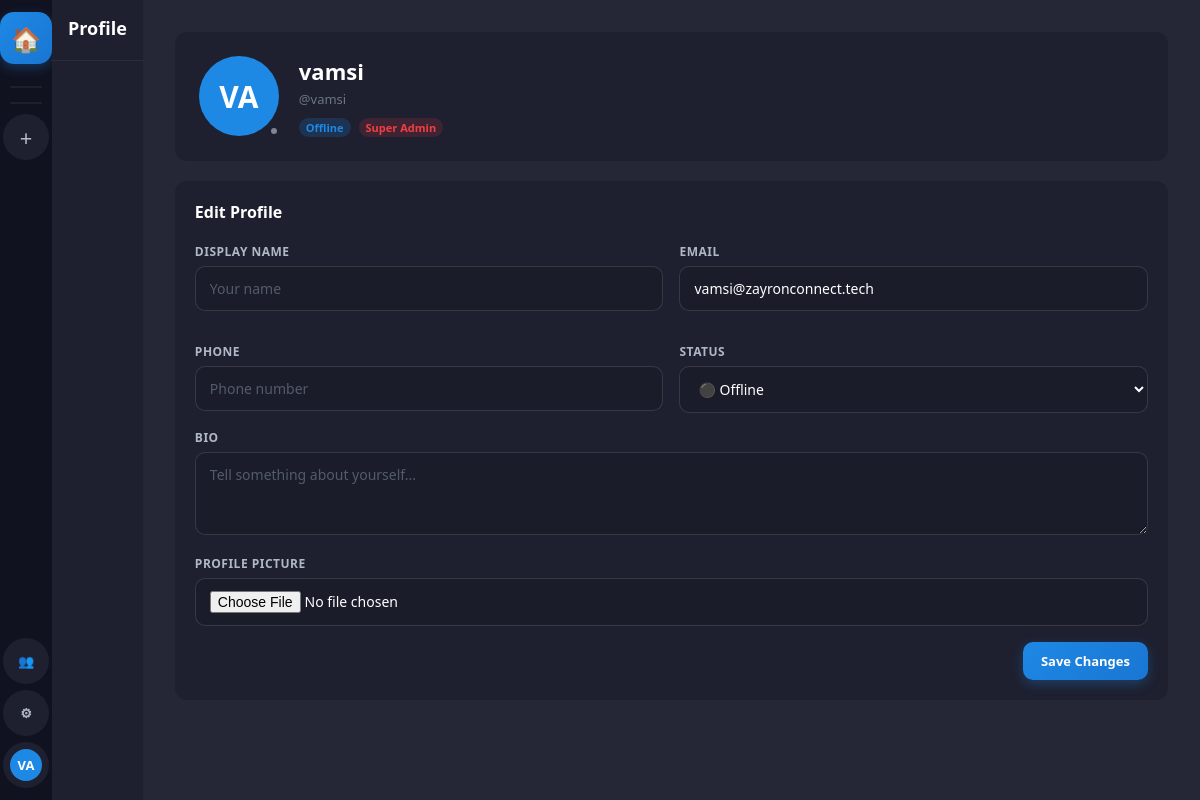
The page /profile/ (signed in) on the database its author committed.
### accounts/models.py (models this page shows, shortened)
class User(AbstractUser):
    ROLE_CHOICES = [
        ('super_admin', 'Super Admin'),
        ('hr', 'HR'),
        ('employee', 'Employee'),
    ]
    STATUS_CHOICES = [
        ('online', 'Online'),
        ('offline', 'Offline'),
        ('busy', 'Busy'),
        ('away', 'Away'),
    ]
    display_name = models.CharField(max_length=100, blank=True)
    avatar = models.ImageField(upload_to='avatars/', null=True, blank=True)
    is_super_admin = models.BooleanField(default=False)  # Legacy, kept for compatibility
    role = models.CharField(max_length=20, default='employee', choices=ROLE_CHOICES)
    status = models.CharField(max_length=20, default='offline', choices=STATUS_CHOICES)
    bio = models.TextField(blank=True)
    phone = models.CharField(max_length=20, blank=True)
    created_by = models.ForeignKey('self', on_delete=models.SET_NULL, null=True, blank=True, related_name='created_users')
    can_manage_users = models.BooleanField(default=False)  # Control access to user creation
    can_create_projects = models.BooleanField(default=False)  # Control access to project creation
    must_change_password = models.BooleanField(default=False)  # Force password change on first login
    class Meta:
        db_table = 'zc_users'
    def get_display_name(self):
        return self.display_name or self.get_full_name() or self.username
    def get_status_color(self):
        return {
            'online': '#23a55a',
            'offline': '#80848e',
            'busy': '#f23f43',
            'away': '#f0b232',
        }.get(self.status, '#80848e')
    def get_initials(self):
        name = self.get_display_name()
        parts = name.split()
        if len(parts) >= 2:
            return (parts[0][0] + parts[1][0]).upper()
        return name[:2].upper() if name else 'U'

### accounts/views.py (the view)
# urls.py: path('profile/', views.profile_view, name='profile'),
@login_required
def profile_view(request, username=None):
    profile_user = get_object_or_404(User, username=username) if username else request.user
    is_own = profile_user == request.user
    form = ProfileForm(instance=profile_user)
    if request.method == 'POST' and is_own:
        form = ProfileForm(request.POST, request.FILES, instance=request.user)
        if form.is_valid():
            form.save()
            messages.success(request, 'Profile updated successfully!')
            return redirect('profile')
    common_projects = []
    all_projects = []
    try:
        all_projects = list(request.user.projects.filter(is_active=True))
        if not is_own:
            my_projects = set(request.user.projects.values_list('id', flat=True))
            common_projects = list(profile_user.projects.filter(id__in=my_projects))
    except Exception:
        all_projects = []
        common_projects = []
    return render(request, 'accounts/profile.html', {
        'profile_user': profile_user,
        'form': form,
        'is_own': is_own,
        'common_projects': common_projects,
        'all_projects': all_projects,
    })

### accounts/forms.py
class ProfileForm(forms.ModelForm):
    class Meta:
        model = User
        fields = ('display_name', 'email', 'bio', 'phone', 'avatar', 'status')
        widgets = {
            'bio': forms.Textarea(attrs={'rows': 3, 'placeholder': 'Tell something about yourself...'}),
            'phone': forms.TextInput(attrs={'placeholder': 'Phone number'}),
            'display_name': forms.TextInput(attrs={'placeholder': 'Display name'}),
        }

### templates/accounts/profile.html (shortened to what this page needs)
{% extends 'base.html' %}
{% block sidebar %}
<nav class="sidebar-channels">
  <div class="sc-header">
    <h2>Profile</h2>
  </div>
  <div class="sc-body">
  </div>
</nav>
{% endblock %}
{% block content %}
<div class="dashboard-content">
  <div class="profile-header">
    <div class="avatar-wrap">
      <div class="avatar avatar-80" style="background:var(--accent)">
        {% if profile_user.avatar %}
          <img src="{{ profile_user.avatar.url }}" alt="">
        {% else %}
          {{ profile_user.get_initials }}
        {% endif %}
      </div>
      <div class="status-dot" style="background:{{ profile_user.get_status_color }};border-color:var(--bg-sidebar-r)"></div>
    </div>
    <div class="profile-info" style="flex:1">
      <h2>{{ profile_user.get_display_name }}</h2>
      <p style="color:var(--text-3)">@{{ profile_user.username }}</p>
      <div style="display:flex;gap:8px;margin-top:10px;align-items:center;flex-wrap:wrap">
        <span class="badge badge-accent">{{ profile_user.get_status_display }}</span>
        {% if profile_user.is_super_admin %}<span class="badge badge-danger">Super Admin</span>{% endif %}
      </div>
    </div>
  </div>
  {% if is_own %}
  <div style="background:var(--bg-sidebar-r);border-radius:12px;padding:20px">
    <h4 style="font-size:16px;font-weight:700;margin-bottom:20px">Edit Profile</h4>
    <form method="POST" enctype="multipart/form-data" action="/profile/">
      <div style="display:grid;grid-template-columns:1fr 1fr;gap:16px">
        <div class="form-group">
          <label class="form-label">Display Name</label>
          <input type="text" name="display_name" class="form-control" value="{{ form.display_name.value|default:'' }}" placeholder="Your name">
        </div>
        <div class="form-group">
          <label class="form-label">Email</label>
          <input type="email" name="email" class="form-control" value="{{ form.email.value|default:'' }}">
        </div>
        <div class="form-group">
          <label class="form-label">Phone</label>
          <input type="text" name="phone" class="form-control" value="{{ form.phone.value|default:'' }}" placeholder="Phone number">
        </div>
        <div class="form-group">
          <label class="form-label">Status</label>
          <select name="status" class="form-control">
            <option value="offline" {% if profile_user.status == 'offline' %}selected{% endif %}>⚫ Offline</option>
          </select>
        </div>
      </div>
      <div class="form-group">
        <label class="form-label">Bio</label>
        <textarea name="bio" class="form-control" rows="3" placeholder="Tell something about yourself...">{{ form.bio.value|default:'' }}</textarea>
      </div>
      <div class="form-group">
        <label class="form-label">Profile Picture</label>
        <input type="file" name="avatar" class="form-control" accept="image/*">
      </div>
      <div style="display:flex;gap:8px;justify-content:flex-end">
        <button type="submit" class="btn btn-primary">Save Changes</button>
      </div>
    </form>
  </div>
  {% endif %}
</div>
{% endblock %}

### templates/base.html (shortened to what this page needs)
<!DOCTYPE html>
<html lang="en">
<head>
<link rel="stylesheet" href="/static/css/main.css">
</head>
<body>
<div class="app-shell">
  <nav class="sidebar-projects" id="sidebar-projects">
    <a href="/dashboard/" class="sp-btn sp-logo" title="Home" onclick="location.reload(); return true">🏠</a>
    <div class="sp-divider"></div>
    <div class="sp-divider"></div>
    {% if user.role == 'super_admin' or user.role == 'hr' or user.can_create_projects %}
    <a href="/project/create/" class="sp-btn" title="New Project">
      <span style="font-size:22px;font-weight:300">+</span>
    </a>
    {% endif %}
    {% if user.role == 'super_admin' or user.role == 'hr' or user.can_manage_users %}
    <a href="{% url 'user_management_unified' %}" class="sp-btn" title="User Management">
      👥
    </a>
    {% endif %}
    {% if user.is_super_admin or user.is_staff %}
    <a href="/admin-panel/" class="sp-btn" title="Admin Panel">
      ⚙
    </a>
    {% endif %}
    <a href="/profile/" class="sp-btn" title="Profile">
      <div class="avatar avatar-32" style="background:var(--accent)">{{ user.get_initials }}</div>
    </a>
  </nav>
  {% block sidebar %}{% endblock %}
  <main class="main-content" id="main-content">
    {% block content %}{% endblock %}
  </main>
</div>
</body>
</html>

### rows shown on the page
User: get_initials "VA", get_display_name "vamsi", username "vamsi", status "Offline", email "vamsi@zayronconnect.tech", status "⚫ Offline"
